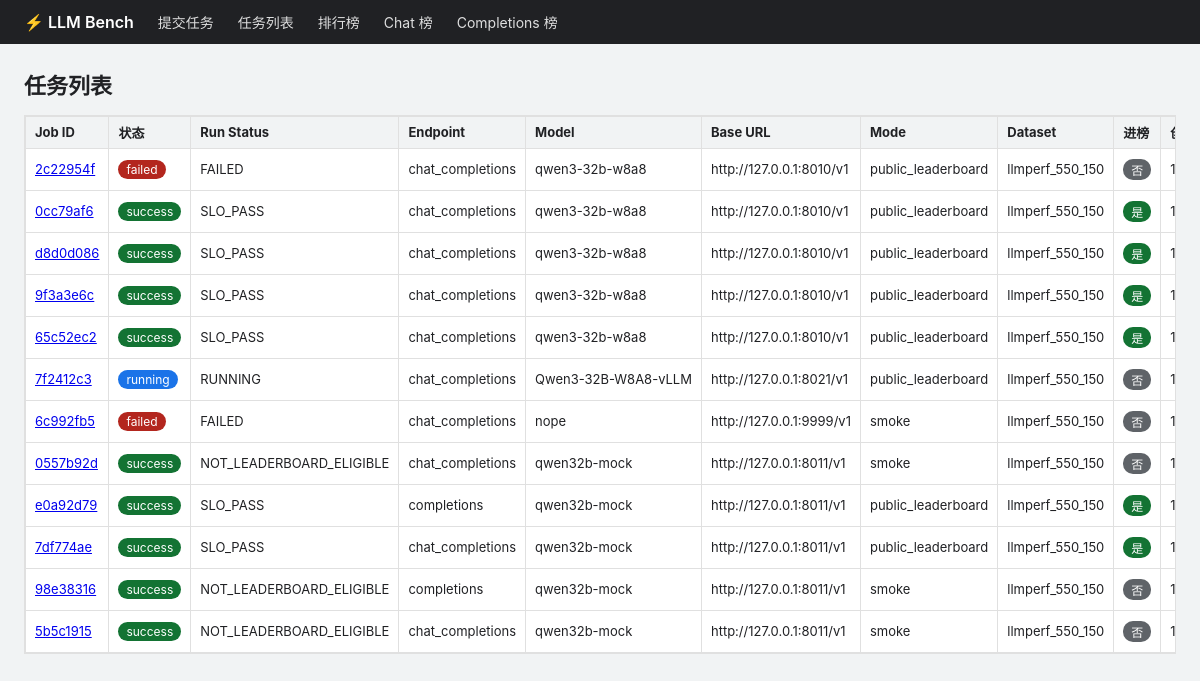
/jobs, run on an earlier commit of the app's database.
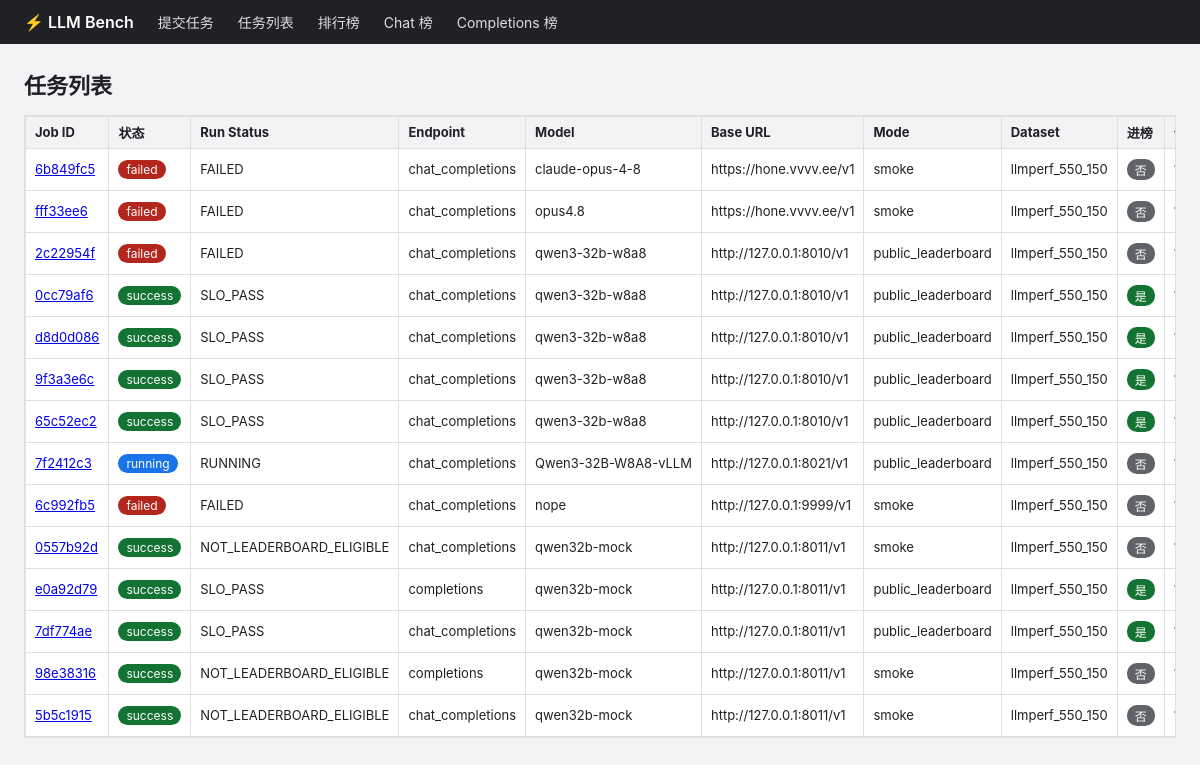
And on a later commit of the database.
### tables this page shows
CREATE TABLE jobs (
                id TEXT PRIMARY KEY,
                endpoint_type TEXT NOT NULL,
                model_name TEXT NOT NULL,
                base_url TEXT NOT NULL,
                base_url_masked TEXT NOT NULL,
                status TEXT NOT NULL,
                benchmark_mode TEXT NOT NULL,
                dataset_profile TEXT NOT NULL,
                total_requests INTEGER,
                concurrency INTEGER,
                max_output_tokens INTEGER,
                temperature REAL,
                top_p REAL,
                stream INTEGER,
                request_timeout INTEGER,
                created_at REAL,
                started_at REAL,
                finished_at REAL,
                error_message TEXT,
                run_dir TEXT,
                leaderboard_eligible INTEGER DEFAULT 0,
                ineligible_reason TEXT,
                notes TEXT,
                run_status TEXT
            );

### app/main.py (the view)
@app.get("/jobs", response_class=HTMLResponse)
def jobs_page(request: Request):
    jobs = db.list_jobs()
    return templates.TemplateResponse("jobs.html", {"request": request, "jobs": jobs})

### app/templates/jobs.html (shortened to what this page needs)
{% extends "base.html" %}
{% block content %}
<h1>任务列表</h1>
<div class="scroll">
<table>
<thead><tr>
<th>Job ID</th><th>状态</th><th>Run Status</th><th>Endpoint</th><th>Model</th>
<th>Base URL</th><th>Mode</th><th>Dataset</th><th>进榜</th><th>创建时间</th><th></th>
</tr></thead>
<tbody>
{% for j in jobs %}
<tr>
<td><a href="/jobs/{{ j.id }}">{{ j.id[:8] }}</a></td>
<td>
  {% if j.status == 'success' %}<span class="tag ok">success</span>
  {% elif j.status == 'failed' %}<span class="tag no">failed</span>
  {% elif j.status == 'running' %}<span class="tag run">running</span>
  {% else %}<span class="tag grey">{{ j.status }}</span>{% endif %}
</td>
<td>{{ j.run_status or '' }}</td>
<td>{{ j.endpoint_type }}</td>
<td>{{ j.model_name }}</td>
<td>{{ j.base_url_masked }}</td>
<td>{{ j.benchmark_mode }}</td>
<td>{{ j.dataset_profile }}</td>
<td>{% if j.leaderboard_eligible %}<span class="tag ok">是</span>{% else %}<span class="tag grey">否</span>{% endif %}</td>
<td>{{ j.created_at | round(0) if j.created_at else '' }}</td>
</tr>
{% else %}
<tr><td colspan="11">暂无任务，去 <a href="/submit">提交</a> 一个。</td></tr>
{% endfor %}
</tbody>
</table>
</div>
{% endblock %}

### app/templates/base.html (shortened to what this page needs)
<!DOCTYPE html>
<html lang="zh">
<head>
</head>
<body>
<header>
  <span class="brand">⚡ LLM Bench</span>
  <a href="/submit">提交任务</a>
  <a href="/jobs">任务列表</a>
  <a href="/leaderboard">排行榜</a>
  <a href="/leaderboard/chat_completions">Chat 榜</a>
  <a href="/leaderboard/completions">Completions 榜</a>
</header>
<main>
{% block content %}{% endblock %}
</main>
</body>
</html>

### app/templates/base.html (style rules this page uses)
:root { --blue:#1a73e8;--green:#137333;--red:#b3261e;--grey:#5f6368; }
* { box-sizing:border-box }
body { font-family:-apple-system,Segoe UI,Roboto,Helvetica,Arial,sans-serif;margin:0;color:#202124;background:#f1f3f4 }
header { background:#202124;color:#fff;padding:12px 24px;display:flex;align-items:center;gap:24px }
header a { color:#fff;text-decoration:none;font-size:14px;opacity:.85 }
header .brand { font-weight:600;font-size:16px }
main { max-width:1300px;margin:24px auto;padding:0 24px }
h1 { font-size:22px }
table { border-collapse:collapse;width:100%;background:#fff;font-size:13px;box-shadow:0 1px 2px rgba(0,0,0,.1) }
th,td { border:1px solid #e0e0e0;padding:6px 9px;text-align:left;white-space:nowrap }
th { background:#f1f3f4;position:sticky;top:0 }
.scroll { overflow-x:auto;border:1px solid #e0e0e0 }
.tag { display:inline-block;padding:2px 8px;border-radius:10px;font-size:12px;color:#fff }
.tag.ok { background:var(--green) }
.tag.no { background:var(--red) }
.tag.run { background:var(--blue) }
.tag.grey { background:var(--grey) }

What changed in the data, as far as the page shows it:
added jobs: id "6b849fc5", status "failed", run_status "FAILED", endpoint_type "chat_completions", model_name "claude-opus-4-8", base_url_masked "https://hone.vvvv.ee/v1", benchmark_mode "smoke", dataset_profile "llmperf_550_150", leaderboard_eligible "否"
added jobs: id "fff33ee6", status "failed", run_status "FAILED", endpoint_type "chat_completions", model_name "opus4.8", base_url_masked "https://hone.vvvv.ee/v1", benchmark_mode "smoke", dataset_profile "llmperf_550_150", leaderboard_eligible "否"
